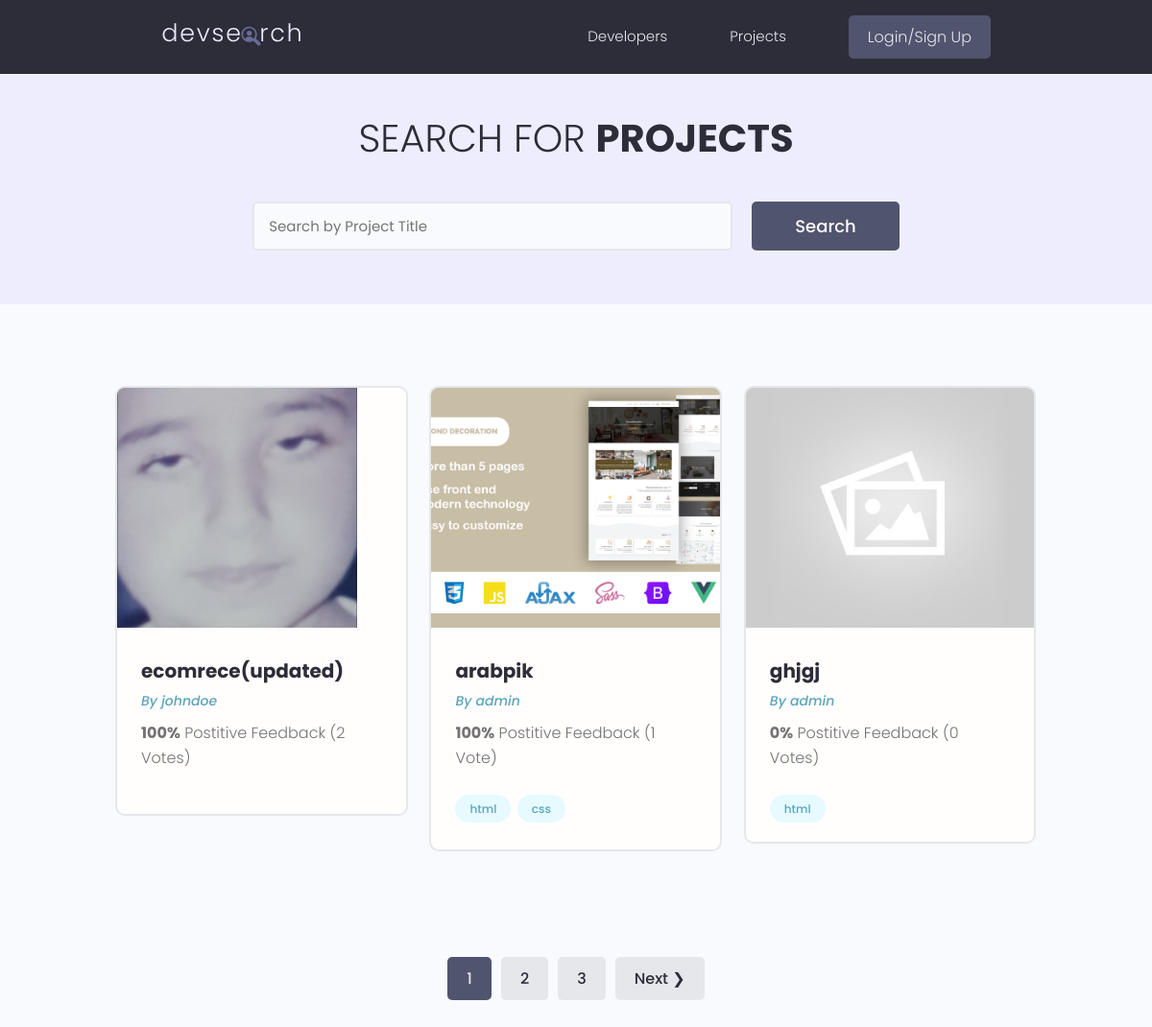
The page /projects/ on the database as committed earlier.
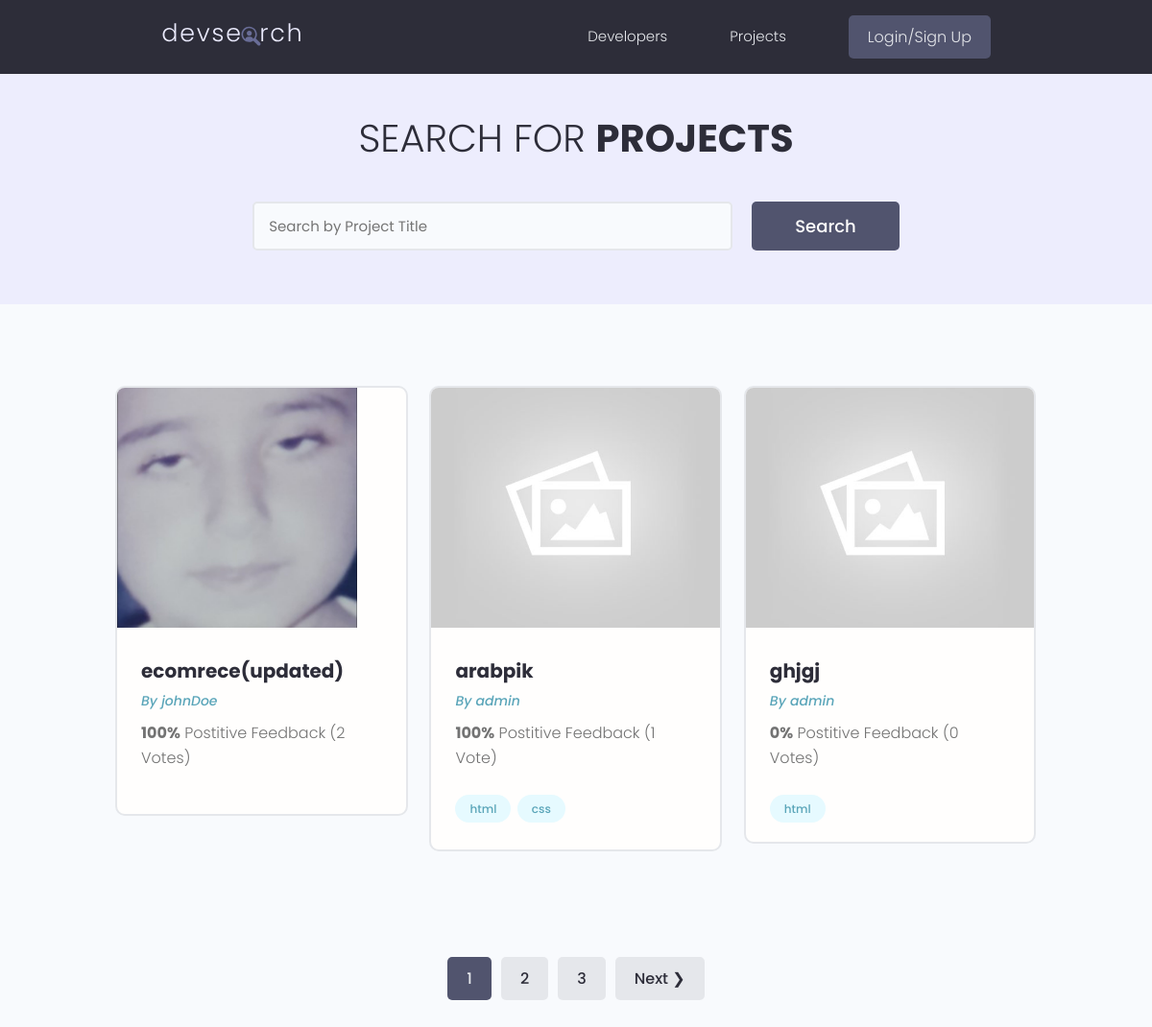
The same page on the database as committed later.
### projects/models.py (models this page shows, shortened)
class Project(models.Model):
    id = models.UUIDField(default=uuid.uuid4, unique=True, primary_key=True, editable=False)
    owner = models.ForeignKey(Profile, null=True, blank=True, on_delete=models.SET_NULL)
    title = models.CharField(max_length=2000)
    description = models.TextField(null=True, blank=True)
    image = models.ImageField(null=True, blank=True, default="default.jpg")
    tags = models.ManyToManyField('Tag', blank=True)
    demo_link = models.URLField(max_length=2000, null=True, blank=True)
    source_link = models.URLField(max_length=2000, null=True, blank=True)
    vote_total = models.IntegerField(default=0, null=True, blank=True)
    vote_ratio = models.IntegerField(default=0, null=True, blank=True)
    created = models.DateTimeField(auto_now_add=True)
    def __init__(self, *args, **kwargs):
        super().__init__(*args, **kwargs)
        fixImage(Project, self, 'image', 'default.jpg')
    class Meta:
        ordering = ["-vote_ratio", "-vote_total", "title"]

class Tag(models.Model):
    id = models.UUIDField(default=uuid.uuid4, unique=True, primary_key=True, editable=False)
    name = models.CharField(max_length=300)
    created = models.DateTimeField(auto_now_add=True)
    def __str__(self):
        return self.name

### users/models.py (models this page shows, shortened)
class Profile(models.Model):
    id = models.UUIDField(default=uuid.uuid4, unique=True,
                            primary_key=True, editable=False)
    user = models.OneToOneField(
        User, null=True, blank=True, on_delete=models.CASCADE, related_name='user')
    name = models.CharField(max_length=200, null=True, blank=True)
    user_name = models.CharField(max_length=200, null=True, blank=True)
    email = models.EmailField(null=True, blank=True)
    headline = models.CharField(max_length=800, null=True, blank=True)
    bio = models.TextField(null=True, blank=True)
    location = models.CharField(max_length=200, null=True, blank=True)
    profile_image = models.ImageField(
        null=True, blank=True, upload_to="profiles/", default="profiles/user-default.png")
    social_github = models.URLField(max_length=200, null=True, blank=True)
    social_twitter = models.URLField(max_length=200, null=True, blank=True)
    social_linkedin = models.URLField(max_length=200, null=True, blank=True)
    social_youtube = models.URLField(max_length=200, null=True, blank=True)
    social_website = models.URLField(max_length=200, null=True, blank=True)
    reviews = models.ManyToManyField(User, blank=True, related_name='reviews')
    reviews_counter = models.IntegerField(default=0, null=True, blank=True)
    created = models.DateTimeField(auto_now_add=True)
    is_saved = True
    def __init__(self, *args, **kwargs):
        super().__init__(*args, **kwargs)
        fixImage(Profile, self, 'profile_image', 'profiles/user-default.png')
    def __str__(self):
        return str(self.user.username)
    class Meta:
        ordering = ["-reviews_counter"]

### projects/views.py (the view)
# urls.py: path("projects/", views.getProjects),
def projects(request):
    search_query, projects = searchProjects(request)
    try:
        pages, projects = paginateProjects(request, search_query, projects)
    except Exception as error:
        return error.args[0]
    context = {
        "projects": projects,
        "search_query": search_query,
        "pages": pages
    }
    return render(request, 'projects/projects.html', context)

### projects/utils.py (called while the page is built)
def searchProjects(request) -> tuple[str, list]:
    search_query = ""
    if request.GET.get("search_query"):
        search_query = request.GET.get("search_query")
    tags = Tag.objects.filter(name__icontains=search_query)
    projects = Project.objects.filter((Q(title__icontains=search_query) |
                                        Q(owner__user_name__icontains=search_query) |
                                        Q(tags__in=tags)) &
                                        ~Q(owner = None)).distinct()
    return search_query, projects

### utils/fixImage.py (called while the page is built)
def fixImage(parent, self, name, path):
    if not getattr(self, name):
        image = {
            name: path
        }
        parent.objects.filter(id=self.id).update(**image)
        setattr(self, name, {
            'url': f'/media/{path}'
        })

### projects/templates/projects/projects.html (shortened to what this page needs)
{% extends 'main.html' %} {% block content %}
<main class="projects">
    <section class="hero-section text-center">
        <div class="container container--narrow">
            <div class="hero-section__box">
                <h2>Search for <span>Projects</span></h2>
            </div>
            <div class="hero-section__search">
                <form id="search-form" class="form" action="{% url 'projects' %}" method="get">
                    <div class="form__field">
                        <input class="input input--text" id="formInput#search" type="text" name="search_query"
                            placeholder="Search by Project Title" value="{{ search_query }}"/>
                    </div>
                    <input class="btn btn--sub btn--lg" type="submit" value="Search" />
                </form>
            </div>
        </div>
    </section>
    <section class="projectsList">
        <div class="container">
            <div class="grid grid--three">
                {% for project in projects %}
                <div class="column">
                    <div class="card project">
                        <a href="{% url 'project' project.id %}" class="project">
                            <img class="project__thumbnail" src="{{project.image.url}}" alt="project thumbnail" />
                            <div class="card__body">
                                <h3 class="project__title">{{project.title}}</h3>
                                <p><a class="project__author" href="{% url 'user-profile' project.owner.id %}">By {{project.owner}}</a></p>
                                <p class="project--rating">
                                    <span style="font-weight: bold;">{{project.vote_ratio}}%</span> Postitive
                                    Feedback ({{project.vote_total}} Vote{{project.vote_total|pluralize}})
                                </p>
                                <div class="project__tags">
                                    {% for tag in project.tags.all %}
                                    <span class="tag tag--pill tag--main">
                                        <small>{{tag}}</small>
                                    </span>
                                    {% endfor %}
                                </div>
                            </div>
                        </a>
                    </div>
                </div>
                {% endfor %}
            </div>
        </div>
    </section>
    {% include 'pagination.html' with queryset=projects pages=pages %}
</main>
{% endblock content %}

### templates/main.html (shortened to what this page needs)
{% load static %}
<!DOCTYPE html>
<html lang="en">
<head>
    <link rel="stylesheet" href="https://cdn.iconmonstr.com/1.3.0/css/iconmonstr-iconic-font.min.css" />
    <link rel="stylesheet" href="{% static 'uikit/styles/uikit.css' %}" />
    <link rel="stylesheet" href="{% static 'styles/app.css' %}" />
</head>
<body>
    {% include 'navbar.html' %}
    {% block content %} {% endblock content %}
</body>
</html>

### templates/navbar.html (shortened to what this page needs)
{% load static %}
<header class="header">
    <div class="container container--narrow">
        <a href="{% url 'profiles' %}" class="header__logo">
            <img src="{% static 'images/logo.svg' %}" alt="DevSearch Logo" />
        </a>
        <nav class="header__nav">
            <ul class="header__menu">
                <li class="header__menuItem"><a href="{% url 'profiles' %}">Developers</a></li>
                <li class="header__menuItem"><a href="{% url 'projects' %}">Projects</a></li>
                {% if request.user.is_authenticated %}
                <li class="header__menuItem"><a href="{% url 'inbox' %}">Inbox</a></li>
                <li class="header__menuItem"><a href="{% url 'account' %}">account</a></li>
                <li class="header__menuItem">
                    <a href="{% url 'logout' %}" class="btn btn--sub">Logout</a>
                </li>
                {% else %}
                <li class="header__menuItem">
                    <a href="{% url 'login' %}" class="btn btn--sub">Login/Sign Up</a>
                </li>
                {% endif %}
            </ul>
        </nav>
    </div>
</header>

### templates/pagination.html (shortened to what this page needs)
{% load static %}
{% if queryset.has_other_pages %}
<div class="pagination">
    <ul class="container">
        {% for page in pages %}
            <li><a href="?page={{page}}" data-page="{{page}}" class="btn {% if page == queryset.number %} btn--sub {% endif %}">{{page}}</a></li>
        {% endfor %}
        {% if queryset.has_next %}
            <li><a href="?page={{queryset.next_page_number}}" data-page="{{queryset.next_page_number}}" class="btn">Next &#10095;</a></li>
        {% endif %}
    </ul>
</div>
{% endif %}

### static/styles/app.css (style rules this page uses)
:root { --color-sub: #2d2d39; }
.btn--sub { background-color: var(--color-sub-light); }
.card { border: 2px solid var(--color-light); }
img { width: 100%; }
.header { position: sticky; z-index: 111; background-color: var(--color-sub); padding: 1.5rem 0; }
.header > .container { display: flex; justify-content: space-between; align-items: center; }
.header__logo > img { height: 3.8rem; }
.header__nav > ul { display: inline-flex; align-items: center; list-style: none; gap: 6.5rem; }
.header__menuItem > a { color: var(--color-light); font-weight: 300; }
.hero-section { height: 40vh; display: flex; align-items: center; background-color: var(--color-sub); }
.hero-section__box { margin-bottom: 4rem; }
.hero-section__box > h2, .hero-section__box > h2 > span { font-size: 4rem; color: var(--color-light); line-height: 1.3; text-transform: uppercase; }
.hero-section__box > h2 { font-weight: 300; }
.hero-section__box > h2 > span { font-weight: 700; }
.hero-section__search > .form { display: flex; align-items: center; justify-content: center; gap: 2rem; }
.hero-section__search > .form input.input--text { width: 50rem; }
.pagination { margin-top: 8rem; margin-bottom: 10rem; }
.pagination > ul { flex-wrap: wrap; list-style: none; display: flex; align-items: center; justify-content: center; gap: 1rem; }
.pagination .btn { color: var(--color-sub); }
.pagination .btn.btn--sub { color: var(--color-light); }
.project__author { font-size: 1.4rem; font-style: italic; }
.project--rating { margin-bottom: 1.6em; margin-top: .5em; }
.projects > .hero-section { background: var(--color-sub-lighter); height: 30vh; }
.projects .hero-section__box { margin-bottom: 2.5rem; }
.projects .hero-section__box > h2 { color: var(--color-sub); }
.projects .hero-section__box > h2 > span { font-weight: 700; color: var(--color-sub); }
.projectsList { margin-top: 8rem; }
.project__thumbnail { height: 25rem; object-fit: cover; object-position: top center; }
.project__title { font-size: 2rem; font-weight: 700; color: var(--color-sub); }

### static/uikit/styles/modules/_variables.css (style rules this page uses)
:root { --color-main: #5aa5b9; --color-main-light: #e6faff; --color-sub: #3f4156; --color-sub-light: #51546e; --color-sub-lighter: #ededfd; --color-text: #737373; --color-gray: #8b8b8b; --color-light: #e5e7eb; --color-light-gray: #767676; --color-bg: #f8fafd; --color-white: #fffefd; --color-white-light: #f3f3f3; --color-success: #359e64; --color-success-bg: #def8e8; --color-error: #fc4b0b; --color-error-bg: #fff2ee; --font-base: 'Poppins', arial, helvetica, 'Segoe UI', roboto, ubuntu, sans-serif; --font-monospace: 'Fira Code', 'Courier New', courier, monospace; --font-regular: 300; --font-medium: 500; --font-bold: 700; --generic-shadow: 1px 1px 5px #00000010; --generic-transition: all 0.3s ease-in-out; }

### static/uikit/styles/modules/_base.css (style rules this page uses)
* { margin: 0; padding: 0; box-sizing: border-box; text-rendering: optimizeLegibility; color: inherit; font-size: inherit; }
html { font-size: 50%; }
@media only screen and (min-width: 480px) { html { font-size: 56.25%; } }
@media only screen and (min-width: 1200px) { html { font-size: 62.5%; } }
body { line-height: 1.6; font-weight: 400; font-size: 1.5rem; color: var(--color-text); background-color: var(--color-bg); min-height: 100vh; }

### static/uikit/styles/modules/_typography.css (style rules this page uses)
* { font-family: var(--font-base); }
h2 { font-size: 3.6rem; font-weight: var(--font-bold); }
h3 { font-size: 3.2rem; font-weight: var(--font-medium); }
p, span, strong { font-size: 1.6rem; color: var(--color-text); font-weight: var(--font-regular); }
a { padding-bottom: 2px; text-decoration: none; display: inline-block; color: var(--color-main); font-weight: var(--font-medium); }

### static/uikit/styles/modules/_utilities.css (style rules this page uses)
.container { width: 92%; max-width: 165rem; margin: 0 auto; box-sizing: border-box; }
.container--narrow { width: 92%; max-width: 120rem; }
@media screen and (min-width: 1000px) { .container { width: 90%; } }
@media screen and (min-width: 1000px) { .container--narrow { width: 85%; } }
@media screen and (min-width: 1200px) { .container { width: 80%; } }
@media screen and (min-width: 1200px) { .container--narrow { width: 72%; } }
.text-center { text-align: center; }

### static/uikit/styles/modules/_card.css (style rules this page uses)
.card { border-radius: 1rem; background-color: var(--color-white); border: 1.5px solid var(--color-light); width: auto; height: auto; margin-top: 0.5rem; margin-bottom: 0.5rem; overflow: hidden; }
.card__body, .card__header { padding: 2rem 2.5rem; }

Rows that differ between the two databases and show on the page:
changed through a linked row, Project "ecomrece(updated)": owner "johndoe" → "johnDoe"
changed Project "arabpik": image: picture removed, a placeholder shows
